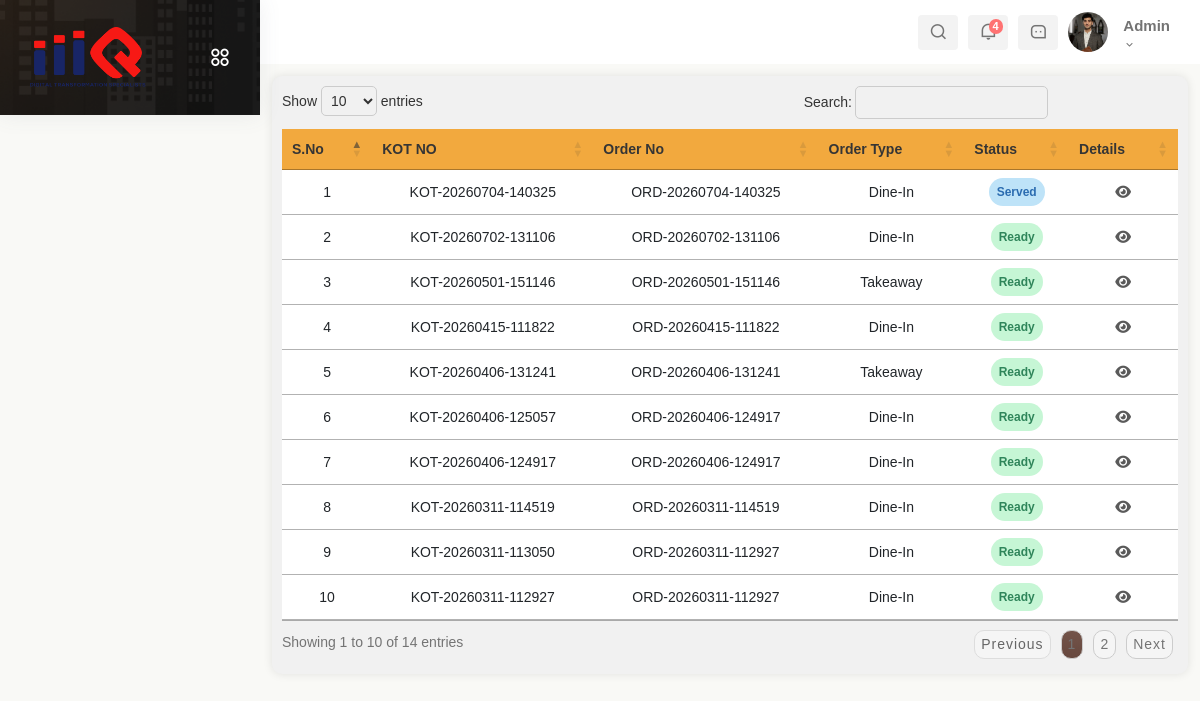
The page /kot_management (signed in) on the database its author committed.
### app1/models.py (models this page shows, shortened)
class Admin(models.Model):
    username = models.CharField(max_length=100)
    password = models.CharField(max_length=100)
    phone_number = models.BigIntegerField()
    email = models.EmailField()
    is_active = models.BooleanField(default=True)

### app2/models.py (models this page shows, shortened)
class KOT(models.Model):
    kot_no = models.CharField(max_length=40)
    order_no = models.CharField(max_length=40)
    order_type = models.CharField(max_length=40)
    table_no = models.CharField(max_length=100, null=True, blank=True)
    status = models.CharField(max_length=50, choices=[('Pending', 'Pending'), ('Preparing', 'Preparing'), ('Ready', 'Ready'), ('Served', 'Served'),('Cancelled', 'Cancelled')], default='Pending')
    created_at = models.DateTimeField()
    served_by = models.CharField(max_length=100, null=True, blank=True)

### app1/views.py (the view, shortened to what this page needs)
# urls.py: path('kot_management',kot_management,name='kot_management'),
def kot_management(request):
    user_obj, user_type = get_logged_in_user(request)
    if not user_obj:
        return redirect('signin')
    data = user_obj
    all_kot = KOT.objects.all().order_by('-id')
    kot_det = KOTItems.objects.all()
    return render(request, 'Staff/kot_management.html', {'data': data, 'all_kot': all_kot, 'kot_det': kot_det})

### app1/views.py (called while the page is built)
def get_logged_in_user(request):
    user_id = request.session.get('user_id')
    user_type = request.session.get('user_type')
    if not user_id or not user_type:
        return None, None
    try:
        if user_type == 'admin':
            return Admin.objects.get(id=user_id), 'admin'
        if user_type == 'staff':
            return Staff.objects.get(id=user_id), 'staff'
    except (Admin.DoesNotExist, Staff.DoesNotExist):
        return None, None
    return None, None

### templates/Staff/kot_management.html (shortened to what this page needs)
{% extends "Staff/base.html" %}
{% load static %}
{% block content %}
<!DOCTYPE html>
<html lang="en">
<head>
    <link rel="stylesheet" href="{% static 'super_admin/css/index.css' %}">
    <link rel="stylesheet" href="{% static 'messages.css' %}">
</head>
<body>
    <div class="container-fluid table-container display responsive wrap fade-in">
        <div class="table-responsive">
            <table class="table" id="form-data-table">
                <thead>
                    <tr>
                    <th scope="col">S.No</th>
                    <th scope="col">KOT NO</th>
                    <th scope="col">Order No</th>
                    <th scope="col">Order Type</th>
                    <th scope="col">Status</th>
                    <th scope="col">Details</th>
                    </tr>
                </thead>
                <tbody>
                    {% for i in all_kot %}
                        <tr>
                            <td>{{ forloop.counter }}</td>
                            <td>{{i.kot_no}}</td>
                            <td>{{i.order_no}}</td>
                            <td>{{i.order_type}}</td>
                            <td>
                                <span class="status
                                    {% if i.status == 'Ready' %} status-green
                                    {% elif i.status == 'Pending' %} status-red
                                    {% else %} status-blue {% endif %}">
                                    {{ i.status }}
                                </span>
                            </td>
                            <td>
                                <a href="#" class="btn-edit" data-bs-toggle="modal" data-bs-target="#AdminModal-{{i.id}}">
                                    <i class="fas fa-eye"></i>
                                </a>
                            </td>
                        </tr>
                    {% endfor %}
                </tbody>
            </table>
        </div>
    </div>
</body>
</html>
{% endblock content %}

### templates/Staff/base.html (shortened to what this page needs)
{% load static %}
<!DOCTYPE html>
<html lang="en">
<head>
    <link href='https://unpkg.com/boxicons@2.1.4/css/boxicons.min.css' rel='stylesheet'>
    <link rel="stylesheet" href="https://cdnjs.cloudflare.com/ajax/libs/font-awesome/6.0.0/css/all.min.css">
    <link href="https://cdn.jsdelivr.net/npm/bootstrap@5.3.0/dist/css/bootstrap.min.css" rel="stylesheet">
    <link rel="stylesheet" type="text/css" href="https://cdn.datatables.net/1.11.5/css/jquery.dataTables.min.css">
    <link href="https://cdn.jsdelivr.net/npm/remixicon/fonts/remixicon.css" rel="stylesheet">
    <link rel="stylesheet" href="https://unpkg.com/swiper/swiper-bundle.min.css">
    <link rel="stylesheet" href="https://cdn.jsdelivr.net/npm/bootstrap@5.3.0-alpha3/dist/css/bootstrap.min.css">
    <link rel="stylesheet" href="https://cdnjs.cloudflare.com/ajax/libs/font-awesome/6.0.0-beta3/css/all.min.css">
    <link href="https://cdn.jsdelivr.net/npm/remixicon/fonts/remixicon.css" rel="stylesheet">
    <link href="https://cdn.jsdelivr.net/npm/bootstrap@5.3.0/dist/css/bootstrap.min.css" rel="stylesheet">
    <link rel="stylesheet" href="{% static 'app1/css/homepage3.css' %}">
</head>
<body>
    <section id="sidebar" class="toggle_hide">
        <div class="logo-wrapper logo-wrapper-center">
            <a href="#" data-bs-original-title="" title="">
                <img class="img-fluid for-white" src="{% static 'images/c-logo.png' %}" alt="logo">
            </a>
            <div class="toggle-sidebar">
                <i class="ri-apps-2-line status_toggle middle sidebar-toggle"></i>
            </div>
        </div>
    </section>
    <section id="content">
        <nav>
            <div class="nav-right col-xl-6 col-5 pull-right right-header p-0">
                <ul class="nav-menus">
                    <li class="search-icon">
                        <span class="header-search">
                            <i class="ri-search-line"></i>
                        </span>
                    </li>
                    <li class="onhover-dropdown">
                        <div class="notification-box">
                            <i class="ri-notification-line"></i>
                            <span class="badge rounded-pill badge-theme">4</span>
                        </div>
                    </li>
                    <li class="onhover-dropdown">
                        <div class="messages-box">
                            <i class="ri-message-3-line"></i>
                        </div>
                    </li>
                    <li class="profile-nav onhover-dropdown pe-0 me-0">
                        <div class="media profile-media">
                            <img class="user-profile rounded-circle" src="{% static 'images/1.jpg' %}" alt="">
                            <div class="media-body">
                                <span>{{data.username}}</span>
                                <p class="mb-0 font-roboto">{{data.role}}<i class="middle ri-arrow-down-s-line"></i></p>
                            </div>
                        </div>
                    </li>
                </ul>
            </div>
        </nav>
        <main>
            {% block content %}
            {% endblock %}
        </main>
    </section>
</body>
</html>

### static/app1/css/homepage3.css (style rules this page uses)
body { font-size: 14px; overflow-x: hidden; font-family: "Poppins", sans-serif; color: #747474; background-color: #f9f9f6; }
a { cursor: pointer; text-decoration: none; }
:root { --grey: #F1F0F6; --dark-grey: #8D8D8D; --light: #fff; --dark: #000; --green: #81D43A; --light-green: #E3FFCB; --blue: #1775F1; --light-blue: #D0E4FF; --dark-blue: #0C5FCD; --red: #FC3B56; --theme-color: #F2A93E; --theme-color2: #F07054; }
li { list-style: none; }
#sidebar { position: fixed; top: 0; line-height: inherit; background-color: #202020; max-width: 260px; height: auto; text-align: left; width: 100%; transition: all 0.3s ease; z-index: 12; box-shadow: 0 0 21px 0 rgba(89, 102, 122, 0.1); background-image: url(sidebanner.png); background-position: bottom; background-size: cover; background-repeat: no-repeat; overflow: hidden; transition: width 0.3s ease-in-out; }
.logo-wrapper .toggle-sidebar { position: absolute; right: 20px; top: 50%; transform: translateY(-50%); cursor: pointer; display: flex; -webkit-box-align: center; align-items: center; -webkit-box-pack: center; justify-content: center; width: 40px; height: 40px; z-index: 10; }
.logo-wrapper .toggle-sidebar i { font-size: 22px; color: #fff; -webkit-transition: all 0.6s ease-in-out; transition: all 0.6s ease-in-out; }
.logo-wrapper .toggle-sidebar:before { content: ""; position: absolute; width: 40px; height: 40px; background-color: rgba(242, 169, 62, 0.1); border-radius: 100%; left: -11px; z-index: -2; top: -8px; -webkit-transform: scale(0); transform: scale(0); -webkit-transition: all 0.3s ease; transition: all 0.3s ease; }
#content { position: relative; width: calc(100% - 260px); left: 260px; transition: all .3s ease; }
nav { background: var(--light); height: 64px; padding: 20px 30px; display: flex; align-items: center; gap: 28px; position: sticky; top: 0; left: 0; z-index: 10; }
main { width: 100%; padding: 12px; }
.logo-wrapper { position: relative; }
.logo-wrapper, .logo-icon-wrapper { padding: 27px 30px; }
.logo-wrapper a, .logo-icon-wrapper a { display: block; }
.logo-wrapper a img, .logo-icon-wrapper a img { width: 58%; }
ul { padding-left: 0px; list-style-type: none; margin-bottom: 0; }
span { display: inline-block; }
.nav-right { margin-left: auto; }
.nav-right>ul { display: flex; align-items: center; justify-content: flex-end; margin-bottom: 0; padding: 0; list-style: none; }
.nav-right > ul > li { margin-right: 10px; font-size: 18px; display: inline-flex; align-items: center; justify-content: center; height: 35px; width: 40px; border-radius: 4px; background-color: rgba(137, 137, 137, 0.1); justify-content: center; align-items: center; }
.header-search, .onhover-dropdown { cursor: pointer; display: block; position: relative; }
.notification-box { position: relative; }
.notification-box svg, .notification-box .ri-notification-line { -webkit-animation: bell 1s ease-out; animation: bell 1s ease-out; -webkit-transform-origin: center top; transform-origin: center top; }
.nav-right>ul>li .badge { position: absolute; right: -5px; padding: 2px 4px; font-size: 11px; font-weight: 700; font-family: "Poppins", sans-serif; background-color: #ff7272; }
.nav-right>ul>li:last-child { height: unset; width: unset; background-color: transparent; }
.pull-right { float: right; }
p { font-size: 14px; line-height: 1.7; }
.media { display: flex; align-items: flex-start; }
.profile-media .user-profile { width: 40px; height: 40px; object-fit: cover; }
.profile-media .media-body { margin-left: 15px; }
.media .media-body { flex: 1; }
.media-body span { font-weight: 600; font-size: 15px; color: inherit; }
.media-body p { font-size: 12px; line-height: 1; color: #747474; }
* a { color: var(--theme-color); text-decoration: none; letter-spacing: 1px; }
:root { --theme-color: #F2A93E; }

### static/super_admin/css/index.css (style rules this page uses)
.table-container { background-color: #f1f1f1; border-radius: 10px; padding: 10px; box-shadow: 0 0 10px rgba(0, 0, 0, 0.1); }
.table-responsive { overflow-x: auto; overflow-y: hidden; -webkit-overflow-scrolling: touch; }
.table { overflow-x: auto; width: auto; border-collapse: collapse; }
.table thead th { position: sticky; top: 0; z-index: 1; background-color: #f2a93e; color: #353535; border-bottom: 2px solid #dee2e6; }
.table th, .table td { text-align: center; vertical-align: middle; padding: 2px 5px; line-height: 20px; }
.fade-in { animation: fadeIn 0.5s ease-in-out; }
.btn-edit { color: #5a5a5a; }

### rows shown on the page
Admin: username "Admin"
KOT: kot_no "KOT-20260704-140325", order_no "ORD-20260704-140325", order_type "Dine-In", status "Served"
KOT: kot_no "KOT-20260702-131106", order_no "ORD-20260702-131106", order_type "Dine-In", status "Ready"
KOT: kot_no "KOT-20260501-151146", order_no "ORD-20260501-151146", order_type "Takeaway", status "Ready"
KOT: kot_no "KOT-20260415-111822", order_no "ORD-20260415-111822", order_type "Dine-In", status "Ready"
KOT: kot_no "KOT-20260406-131241", order_no "ORD-20260406-131241", order_type "Takeaway", status "Ready"
KOT: kot_no "KOT-20260406-125057", order_no "ORD-20260406-124917", order_type "Dine-In", status "Ready"
KOT: kot_no "KOT-20260406-124917", order_no "ORD-20260406-124917", order_type "Dine-In", status "Ready"
KOT: kot_no "KOT-20260311-114519", order_no "ORD-20260311-114519", order_type "Dine-In", status "Ready"
KOT: kot_no "KOT-20260311-113050", order_no "ORD-20260311-112927", order_type "Dine-In", status "Ready"
KOT: kot_no "KOT-20260311-112927", order_no "ORD-20260311-112927", order_type "Dine-In", status "Ready"
